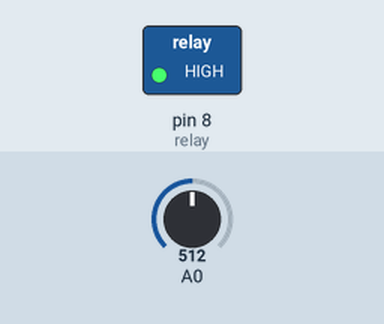
Recording of a sketch running on a simulated Arduino Uno, built with avr-gcc and run on an emulated ATmega328P. Shown: switched loads named in the sketch (green lamp = pin HIGH). The inputs (shaded band) are chosen by the test bench; at power-on: A0 = 512. What the sketch prints to the serial monitor is not drawn.

Above: at 10.8 s.
10.9 s: A0 set to 215
21.2 s: A0 set to 191
Timing chart, 0 to 24.2 s (numbered marks = the images above; inputs shaded):
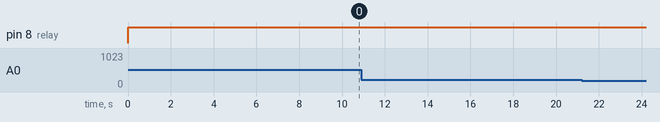

Measured:
- after the input at 10.9 s, every drawn part: stays the same
- after the input at 21.2 s, every drawn part: stays the same

The sketch:

pirsensor.ino
```cpp
float sensor;
int relay = 8;
int count = 0;

void setup() {
  Serial.begin(9600);
  pinMode(relay,OUTPUT);
}

void loop() {
  float sensor = analogRead(A0);
  Serial.println(sensor);
  Serial.println(count);
  if(sensor>200){
    digitalWrite(relay,HIGH);
    count++;
    if(count > 2){
      delay(600000);
    }
    else{
      delay(10000);
    }
  }
  else{
    count = 0;
    digitalWrite(relay,LOW);
    delay(10);
  }
}
```
